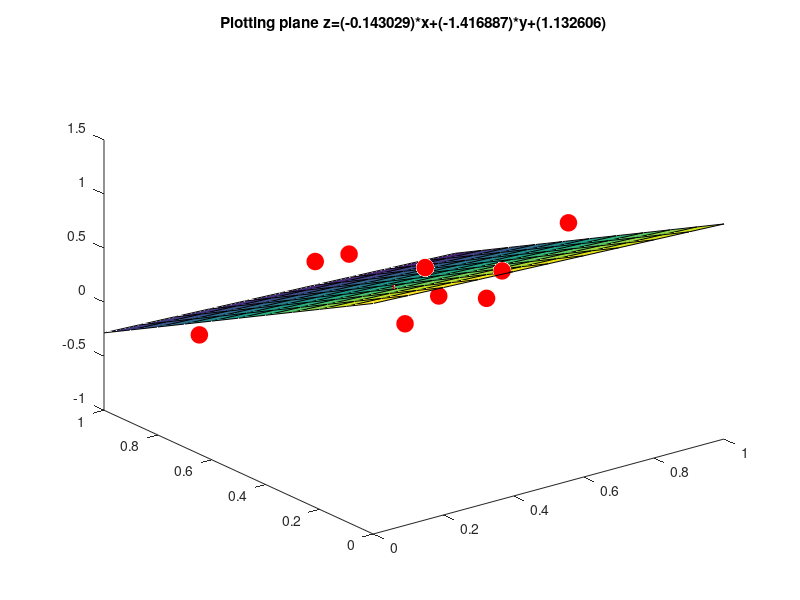

Source code (MATLAB):
x = rand(1,10);
y = rand(1,10);
z = (3-2*x-5*y)/4 + rand(1,10); % Equation of the plane containing 
% (x,y,z) points is 2*x+5*y+4*z=3

Xcolv = x(:); % Make X a column vector
Ycolv = y(:); % Make Y a column vector
Zcolv = z(:); % Make Z a column vector
Const = ones(size(Xcolv)); % Vector of ones for constant term

Coefficients = [Xcolv Ycolv Const]\Zcolv; % Find the coefficients
XCoeff = Coefficients(1); % X coefficient
YCoeff = Coefficients(2); % X coefficient
CCoeff = Coefficients(3); % constant term
% Using the above variables, z = XCoeff * x + YCoeff * y + CCoeff

L=plot3(x,y,z,'ro'); % Plot the original data points
set(L,'Markersize',2*get(L,'Markersize')) % Making the circle markers larger
set(L,'Markerfacecolor','r') % Filling in the markers
hold on
[xx, yy]=meshgrid(0:0.1:1,0:0.1:1); % Generating a regular grid for plotting
zz = XCoeff * xx + YCoeff * yy + CCoeff;
surf(xx,yy,zz) % Plotting the surface
title(sprintf('Plotting plane z=(%f)*x+(%f)*y+(%f)',XCoeff, YCoeff, CCoeff))